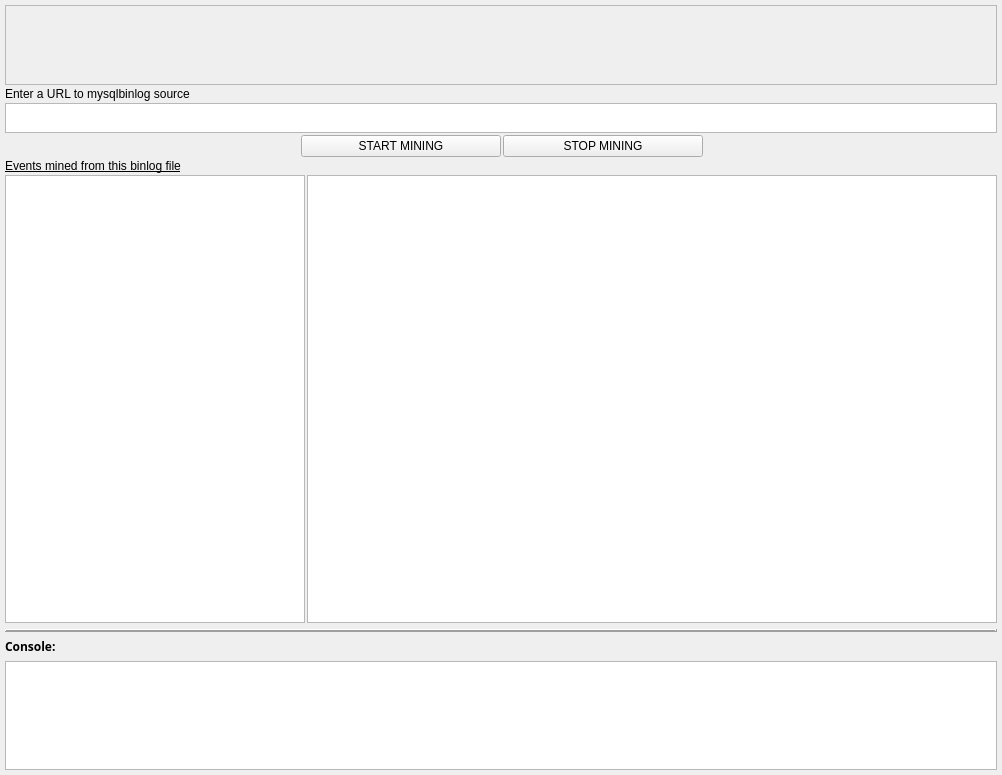
<?xml version="1.0" encoding="UTF-8"?>
<ui version="4.0">
 <class>MySQLBinlogBrowser</class>
 <widget class="QWidget" name="MySQLBinlogBrowser">
  <property name="geometry">
   <rect>
    <x>0</x>
    <y>0</y>
    <width>1002</width>
    <height>775</height>
   </rect>
  </property>
  <property name="sizePolicy">
   <sizepolicy hsizetype="Expanding" vsizetype="Preferred">
    <horstretch>0</horstretch>
    <verstretch>1</verstretch>
   </sizepolicy>
  </property>
  <property name="minimumSize">
   <size>
    <width>833</width>
    <height>596</height>
   </size>
  </property>
  <property name="windowTitle">
   <string>MySQL Binlog Browser</string>
  </property>
  <layout class="QGridLayout" name="gridLayout_2">
   <property name="margin">
    <number>5</number>
   </property>
   <item row="2" column="0">
    <widget class="Line" name="line">
     <property name="frameShadow">
      <enum>QFrame::Raised</enum>
     </property>
     <property name="lineWidth">
      <number>2</number>
     </property>
     <property name="orientation">
      <enum>Qt::Horizontal</enum>
     </property>
    </widget>
   </item>
   <item row="4" column="0">
    <widget class="QTextEdit" name="console">
     <property name="font">
      <font>
       <family>Courier 10 Pitch</family>
       <pointsize>7</pointsize>
       <weight>75</weight>
       <bold>true</bold>
      </font>
     </property>
     <property name="readOnly">
      <bool>true</bool>
     </property>
    </widget>
   </item>
   <item row="0" column="0">
    <layout class="QVBoxLayout" name="verticalLayout">
     <property name="spacing">
      <number>2</number>
     </property>
     <item>
      <widget class="QFrame" name="Header">
       <property name="sizePolicy">
        <sizepolicy hsizetype="Preferred" vsizetype="Preferred">
         <horstretch>0</horstretch>
         <verstretch>1</verstretch>
        </sizepolicy>
       </property>
       <property name="minimumSize">
        <size>
         <width>971</width>
         <height>80</height>
        </size>
       </property>
       <property name="styleSheet">
        <string notr="true">background:rgb(6, 56, 72) url(:/MySQLLogo) left no-repeat;</string>
       </property>
       <property name="frameShape">
        <enum>QFrame::StyledPanel</enum>
       </property>
       <property name="frameShadow">
        <enum>QFrame::Plain</enum>
       </property>
      </widget>
     </item>
     <item>
      <widget class="QLabel" name="label">
       <property name="styleSheet">
        <string notr="true">font: 75 14pt &quot;DejaVu Serif&quot;;</string>
       </property>
       <property name="text">
        <string>Enter a URL to mysqlbinlog source</string>
       </property>
      </widget>
     </item>
     <item>
      <widget class="QTextEdit" name="FilepathName">
       <property name="sizePolicy">
        <sizepolicy hsizetype="MinimumExpanding" vsizetype="Preferred">
         <horstretch>0</horstretch>
         <verstretch>0</verstretch>
        </sizepolicy>
       </property>
       <property name="maximumSize">
        <size>
         <width>1600000</width>
         <height>30</height>
        </size>
       </property>
      </widget>
     </item>
     <item>
      <layout class="QFormLayout" name="formLayout">
       <property name="sizeConstraint">
        <enum>QLayout::SetMinAndMaxSize</enum>
       </property>
       <property name="formAlignment">
        <set>Qt::AlignHCenter|Qt::AlignTop</set>
       </property>
       <item row="0" column="0">
        <widget class="QPushButton" name="startMining">
         <property name="minimumSize">
          <size>
           <width>200</width>
           <height>0</height>
          </size>
         </property>
         <property name="maximumSize">
          <size>
           <width>200</width>
           <height>16777215</height>
          </size>
         </property>
         <property name="text">
          <string>START MINING</string>
         </property>
        </widget>
       </item>
       <item row="0" column="1">
        <widget class="QPushButton" name="stopMining">
         <property name="minimumSize">
          <size>
           <width>200</width>
           <height>0</height>
          </size>
         </property>
         <property name="maximumSize">
          <size>
           <width>200</width>
           <height>16777215</height>
          </size>
         </property>
         <property name="text">
          <string>STOP MINING</string>
         </property>
        </widget>
       </item>
      </layout>
     </item>
     <item>
      <widget class="QLabel" name="label_2">
       <property name="styleSheet">
        <string notr="true">font: 75 14pt &quot;DejaVu Serif&quot;;
text-decoration: underline;</string>
       </property>
       <property name="text">
        <string>Events mined from this binlog file</string>
       </property>
       <property name="margin">
        <number>5</number>
       </property>
      </widget>
     </item>
     <item>
      <layout class="QHBoxLayout" name="horizontalLayout">
       <item>
        <widget class="QListWidget" name="eventsList">
         <property name="maximumSize">
          <size>
           <width>300</width>
           <height>16777215</height>
          </size>
         </property>
         <property name="cursor" stdset="0">
          <cursorShape>ArrowCursor</cursorShape>
         </property>
         <property name="mouseTracking">
          <bool>true</bool>
         </property>
        </widget>
       </item>
       <item>
        <widget class="QTextEdit" name="eventText">
         <property name="enabled">
          <bool>true</bool>
         </property>
         <property name="minimumSize">
          <size>
           <width>0</width>
           <height>448</height>
          </size>
         </property>
         <property name="maximumSize">
          <size>
           <width>16777215</width>
           <height>16777215</height>
          </size>
         </property>
         <property name="font">
          <font>
           <family>Courier 10 Pitch</family>
          </font>
         </property>
         <property name="readOnly">
          <bool>true</bool>
         </property>
        </widget>
       </item>
      </layout>
     </item>
    </layout>
   </item>
   <item row="3" column="0">
    <widget class="QLabel" name="label_3">
     <property name="font">
      <font>
       <family>Courier 10 Pitch</family>
       <weight>75</weight>
       <bold>true</bold>
      </font>
     </property>
     <property name="text">
      <string>Console:</string>
     </property>
    </widget>
   </item>
  </layout>
  <zorder>console</zorder>
  <zorder>label_3</zorder>
  <zorder>line</zorder>
 </widget>
 <resources>
  <include location="../resource/resource.qrc"/>
 </resources>
 <connections/>
</ui>
